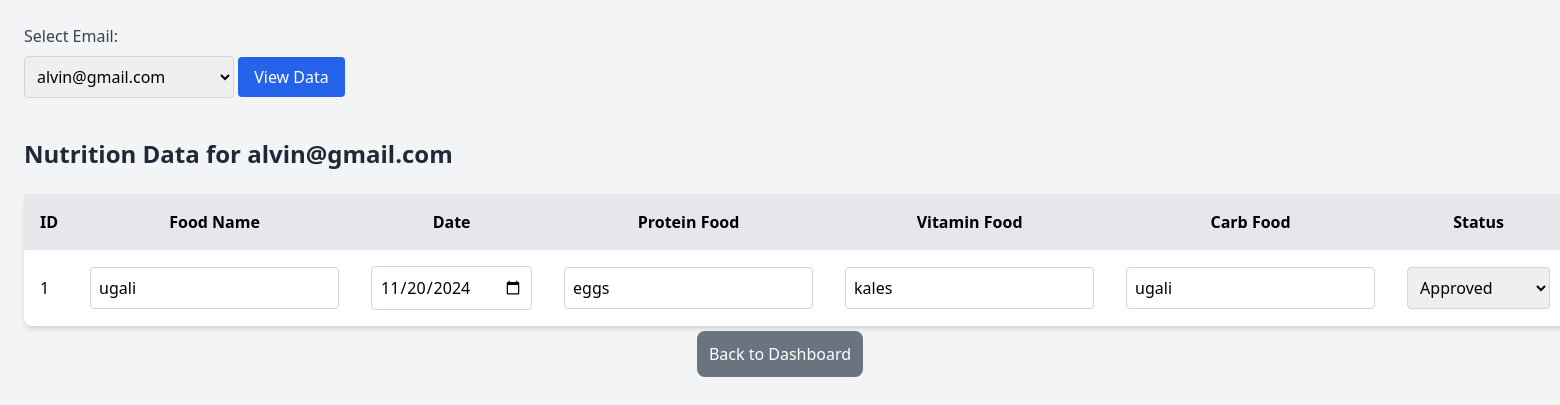
The app's page /doctor/nutrition.php?email=alvin@gmail.com (signed in) with its own data.
### tables this page shows
CREATE TABLE `nutrition_data` (
  `id` int NOT NULL,
  `food_name` varchar(255) NOT NULL,
  `date` date NOT NULL,
  `protein_food` varchar(255) NOT NULL,
  `vitamin_food` varchar(255) NOT NULL,
  `carb_food` varchar(255) NOT NULL,
  `status` enum('Approved','Fair','Not Approved') NOT NULL,
  `created_at` timestamp NULL DEFAULT CURRENT_TIMESTAMP,
  `email` varchar(255) NOT NULL
);

### doctor/nutrition.php (the view, shortened to what this page needs)
<?php
$host = 'localhost';
$username = 'root';
$password = '';
$dbname = 'nour';
$conn = new mysqli($host, $username, $password, $dbname);
$query = "SELECT DISTINCT email FROM nutrition_data";
$result = $conn->query($query);
$emails = [];
if ($result) {
    while ($row = $result->fetch_assoc()) {
        $emails[] = $row['email'];
    }
}
$data = [];
if (isset($_GET['email'])) {
    $selected_email = $_GET['email'];
    $query = "SELECT * FROM nutrition_data WHERE email = ?";
    $stmt = $conn->prepare($query);
    $stmt->bind_param("s", $selected_email);
    $stmt->execute();
    $result = $stmt->get_result();
    while ($row = $result->fetch_assoc()) {
        $data[] = $row;
    }
}
?>
<!DOCTYPE html>
<html lang="en">
<head>
    <script src="https://cdn.tailwindcss.com"></script>
</head>
<body class="bg-gray-100 p-6">
    <form method="GET" action="nutrition.php">
        <label for="email" class="block text-gray-700">Select Email:</label>
        <select name="email" id="email" class="mt-2 mb-4 p-2 border border-gray-300 rounded">
            <?php foreach ($emails as $email) { ?>
                <option value="<?php echo $email; ?>" <?php echo (isset($_GET['email']) && $_GET['email'] == $email) ? 'selected' : ''; ?>><?php echo $email; ?></option>
            <?php } ?>
        </select>
        <button type="submit" class="bg-blue-600 text-white py-2 px-4 rounded">View Data</button>
    </form>
    <?php if (isset($_GET['email'])) { ?>
        <h2 class="text-2xl font-semibold text-gray-800 my-6">Nutrition Data for <?php echo htmlspecialchars($selected_email); ?></h2>
        <table class="min-w-full bg-white shadow-md rounded-lg">
            <thead class="bg-gray-200">
                <tr>
                    <th class="p-4">ID</th>
                    <th class="p-4">Food Name</th>
                    <th class="p-4">Date</th>
                    <th class="p-4">Protein Food</th>
                    <th class="p-4">Vitamin Food</th>
                    <th class="p-4">Carb Food</th>
                    <th class="p-4">Status</th>
                </tr>
            </thead>
            <tbody>
                <?php foreach ($data as $row) { ?>
                    <tr>
                        <form method="POST" action="nutrition.php">
                            <td class="p-4"><?php echo $row['id']; ?></td>
                            <td class="p-4">
                                <input type="text" name="food_name" value="<?php echo $row['food_name']; ?>" class="p-2 border border-gray-300 rounded" required>
                            </td>
                            <td class="p-4">
                                <input type="date" name="date" value="<?php echo $row['date']; ?>" class="p-2 border border-gray-300 rounded" required>
                            </td>
                            <td class="p-4">
                                <input type="text" name="protein_food" value="<?php echo $row['protein_food']; ?>" class="p-2 border border-gray-300 rounded">
                            </td>
                            <td class="p-4">
                                <input type="text" name="vitamin_food" value="<?php echo $row['vitamin_food']; ?>" class="p-2 border border-gray-300 rounded">
                            </td>
                            <td class="p-4">
                                <input type="text" name="carb_food" value="<?php echo $row['carb_food']; ?>" class="p-2 border border-gray-300 rounded">
                            </td>
                            <td class="p-4">
                                <select name="status" class="p-2 border border-gray-300 rounded">
                                    <option value="Approved" <?php echo ($row['status'] == 'Approved') ? 'selected' : ''; ?>>Approved</option>
                                </select>
                            </td>
                        </form>
                    </tr>
                <?php } ?>
            </tbody>
        </table>
    <?php } ?>
    <div class="mt-4 text-center">
        <a href="dashboard.php" class="bg-gray-500 text-white p-3 rounded-lg hover:bg-gray-600">Back to Dashboard</a>
    </div>
</body>
</html>

### records on screen
nutrition_data: id "1", food_name "ugali", date "11/20/2024", protein_food "eggs", vitamin_food "kales", carb_food "ugali", status "Approved"

### other values on screen
$selected_email "alvin@gmail.com"
form field email "alvin@gmail.com"
